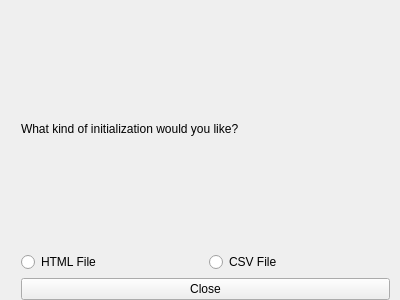
<?xml version="1.0" encoding="UTF-8"?>
<ui version="4.0">
 <class>Initialization</class>
 <widget class="QWidget" name="Initialization">
  <property name="geometry">
   <rect>
    <x>0</x>
    <y>0</y>
    <width>400</width>
    <height>300</height>
   </rect>
  </property>
  <property name="windowTitle">
   <string>Initialization</string>
  </property>
  <widget class="QWidget" name="verticalLayoutWidget">
   <property name="geometry">
    <rect>
     <x>10</x>
     <y>0</y>
     <width>391</width>
     <height>311</height>
    </rect>
   </property>
   <layout class="QVBoxLayout" name="verticalLayout">
    <item>
     <widget class="QLabel" name="label">
      <property name="text">
       <string>What kind of initialization would you like?</string>
      </property>
     </widget>
    </item>
    <item>
     <layout class="QHBoxLayout" name="horizontalLayout">
      <item>
       <widget class="QRadioButton" name="radioButton_2">
        <property name="text">
         <string>HTML File</string>
        </property>
       </widget>
      </item>
      <item>
       <widget class="QRadioButton" name="CSVRadioButton">
        <property name="text">
         <string>CSV File</string>
        </property>
       </widget>
      </item>
     </layout>
    </item>
    <item>
     <widget class="QPushButton" name="pushButton">
      <property name="text">
       <string>Close</string>
      </property>
     </widget>
    </item>
   </layout>
  </widget>
 </widget>
 <layoutdefault spacing="6" margin="11"/>
 <resources/>
 <connections/>
</ui>
